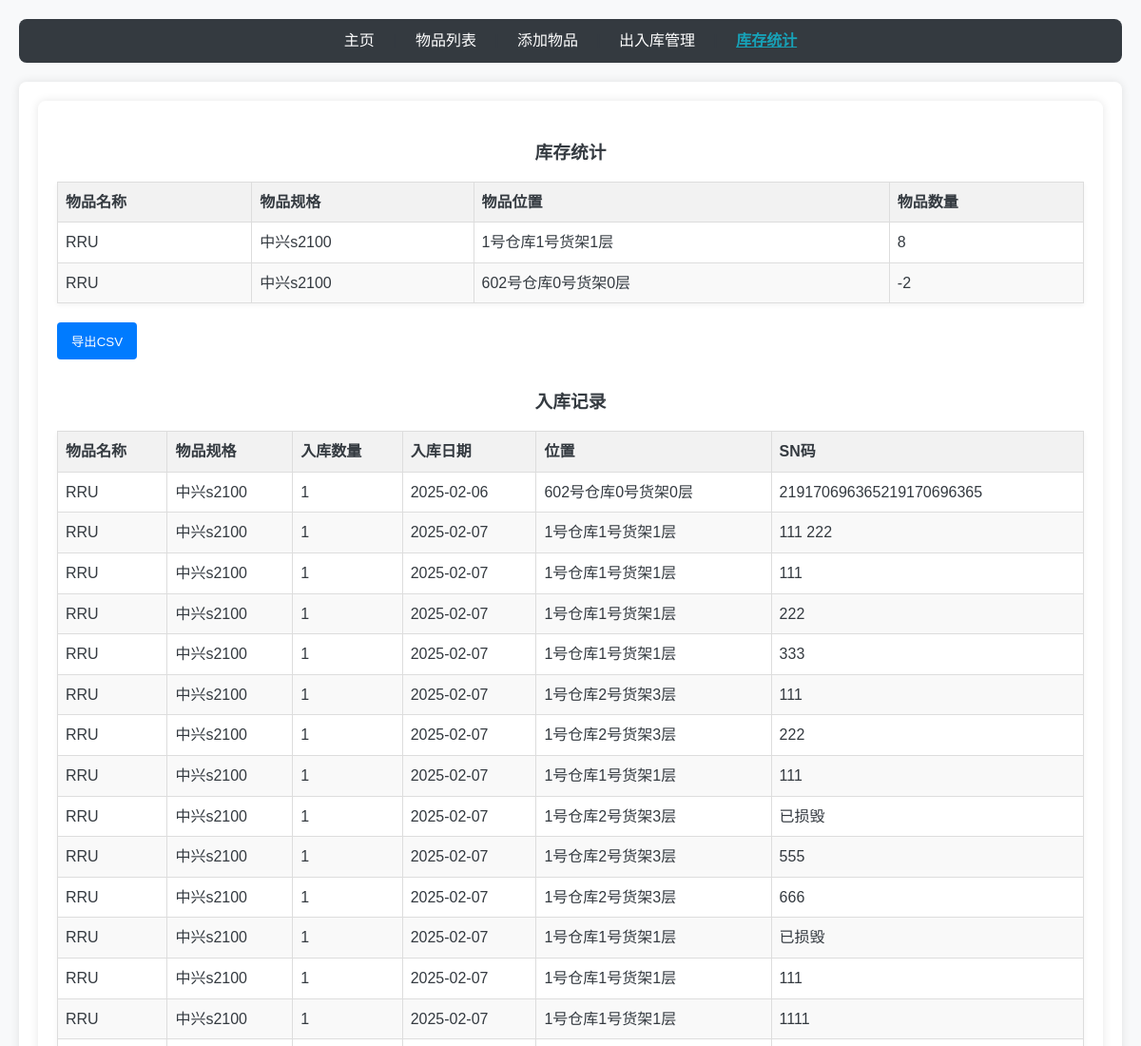
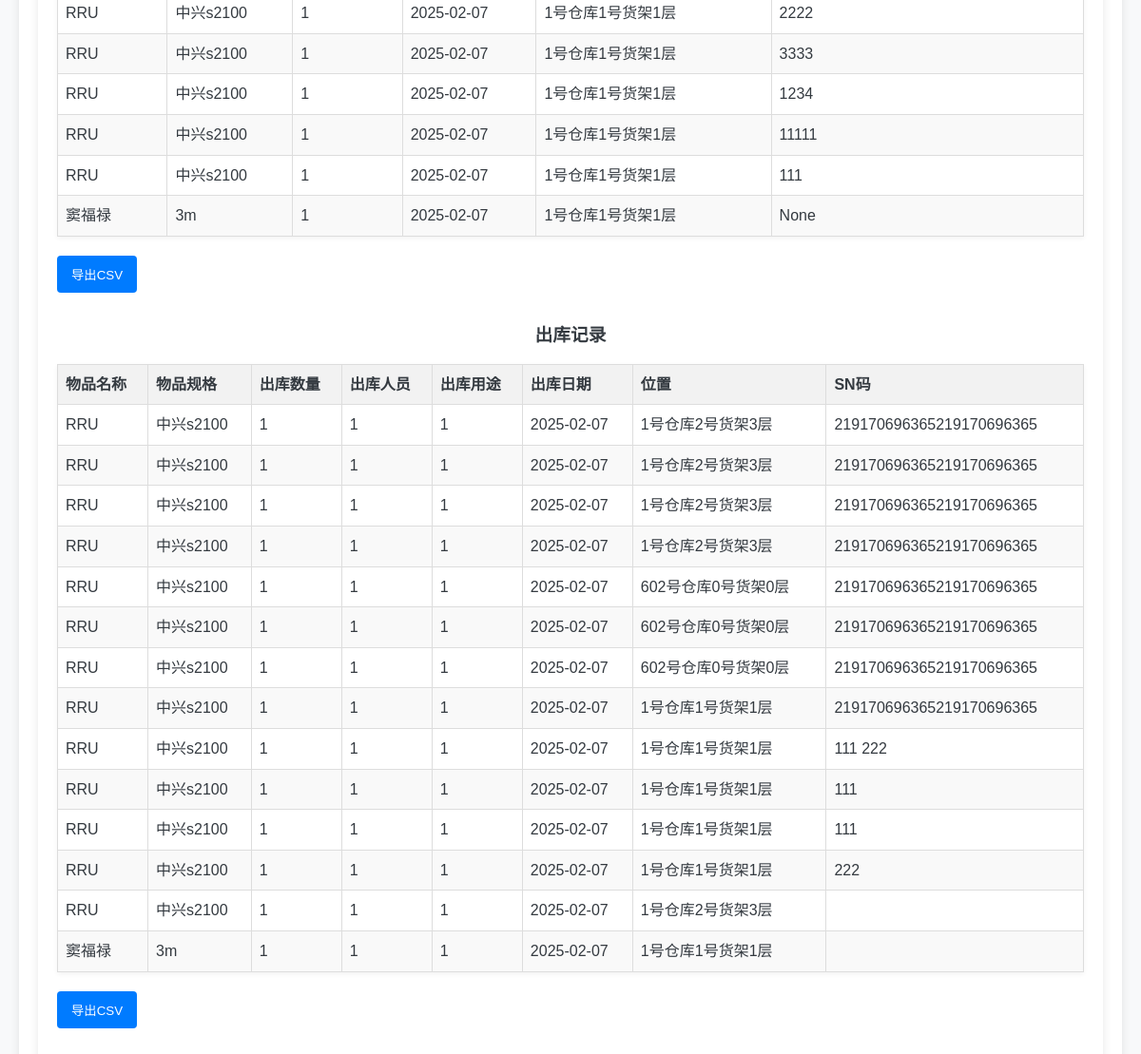
Page /stock_report on the committed database (2 pictures, top to bottom).
### tables this page shows
CREATE TABLE items (
    id INTEGER PRIMARY KEY AUTOINCREMENT,
    item_code TEXT NOT NULL,
    item_name TEXT NOT NULL,
    item_spec TEXT
);

CREATE TABLE inbound (
    id INTEGER PRIMARY KEY AUTOINCREMENT,
    item_id INTEGER NOT NULL,
    inbound_qty INTEGER NOT NULL,
    inbound_date DATE NOT NULL,
    location_id INTEGER NOT NULL,
    sn_code TEXT,
    FOREIGN KEY (item_id) REFERENCES items(id),
    FOREIGN KEY (location_id) REFERENCES locations(id)
);

CREATE TABLE locations (
    id INTEGER PRIMARY KEY AUTOINCREMENT,
    warehouse_number INTEGER NOT NULL,
    shelf_number INTEGER NOT NULL,
    layer_number INTEGER NOT NULL,
    UNIQUE (warehouse_number, shelf_number, layer_number)
);

CREATE TABLE outbound (
    id INTEGER PRIMARY KEY AUTOINCREMENT,
    item_id INTEGER NOT NULL,
    outbound_qty INTEGER NOT NULL,
    outbound_person TEXT NOT NULL,
    outbound_purpose TEXT NOT NULL,
    outbound_date DATE NOT NULL,
    location_id INTEGER NOT NULL,
    sn_code TEXT,
    FOREIGN KEY (item_id) REFERENCES items(id),
    FOREIGN KEY (location_id) REFERENCES locations(id)
);

### app.py (the view)
@app.route('/stock_report')
def stock_report():
    conn = get_db_connection()
    inventory = conn.execute('''
        SELECT
            items.item_name,
            items.item_spec,
            locations.warehouse_number || '号仓库' || locations.shelf_number || '号货架' || locations.layer_number || '层' AS location,
            SUM(COALESCE(inbound.inbound_qty, 0)) - COALESCE((
                SELECT SUM(COALESCE(outbound.outbound_qty, 0))
                FROM outbound
                WHERE outbound.item_id = items.id AND outbound.location_id = locations.id
            ), 0) AS stock
        FROM
            items
        LEFT JOIN
            inbound ON items.id = inbound.item_id
        LEFT JOIN
            locations ON inbound.location_id = locations.id
        GROUP BY
            items.item_name, items.item_spec, location
        HAVING
            stock != 0
        ORDER BY
            items.item_name, items.item_spec, location;
    ''').fetchall()
    inbound_records = conn.execute('''
        SELECT inbound.*, items.item_name, items.item_spec, locations.warehouse_number, locations.shelf_number, locations.layer_number, inbound.sn_code  -- 添加 sn_code
        FROM inbound
        JOIN items ON inbound.item_id = items.id
        JOIN locations ON inbound.location_id = locations.id
    ''').fetchall()
    outbound_records = conn.execute('''
        SELECT outbound.*, items.item_name, items.item_spec, outbound_person, outbound_purpose, outbound_date, locations.warehouse_number, locations.shelf_number, locations.layer_number, outbound.sn_code  -- 添加 sn_code
        FROM outbound
        JOIN items ON outbound.item_id = items.id
        JOIN locations ON outbound.location_id = locations.id
    ''').fetchall()
    conn.close()
    return render_template('stock_report.html', inventory=inventory, inbound_records=inbound_records, outbound_records=outbound_records)

### app.py (called while the page is built)
def get_db_connection():
    conn = sqlite3.connect(DATABASE)
    conn.row_factory = sqlite3.Row
    return conn

### templates/stock_report.html (shortened to what this page needs)
{% extends 'base.html' %}
{% block content %}
    <div class="content">
        <div class="report-container">
            <div class="report-section">
                <h3>库存统计</h3>
                <div class="table-container">
                    <table id="inventoryTable">
                        <thead>
                            <tr>
                                <th>物品名称</th>
                                <th>物品规格</th>
                                <th>物品位置</th>
                                <th>物品数量</th>
                            </tr>
                        </thead>
                        <tbody>
                            {% for item in inventory %}
                            <tr>
                                <td>{{ item.item_name }}</td>
                                <td>{{ item.item_spec }}</td>
                                <td>{{ item.location }}</td>
                                <td>{{ item.stock }}</td>
                            </tr>
                            {% endfor %}
                        </tbody>
                    </table>
                    <button class="export-button" onclick="exportTableToCSV('inventoryTable', 'inventory.csv')">导出CSV</button>
                </div>
            </div>
            <div class="report-section">
                <h3>入库记录</h3>
                <div class="table-container">
                    <table id="inboundTable">
                        <thead>
                            <tr>
                                <th>物品名称</th>
                                <th>物品规格</th>
                                <th>入库数量</th>
                                <th>入库日期</th>
                                <th>位置</th>
                                <th>SN码</th>
                            </tr>
                        </thead>
                        <tbody>
                            {% for record in inbound_records %}
                            <tr>
                                <td>{{ record.item_name }}</td>
                                <td>{{ record.item_spec }}</td>
                                <td>{{ record.inbound_qty }}</td>
                                <td>{{ record.inbound_date }}</td>
                                <td>{{ record.warehouse_number }}号仓库{{ record.shelf_number }}号货架{{ record.layer_number }}层</td>
                                <td>{{ record.sn_code }}</td>
                            </tr>
                            {% endfor %}
                        </tbody>
                    </table>
                    <button class="export-button" onclick="exportTableToCSV('inboundTable', 'inbound.csv')">导出CSV</button>
                </div>
            </div>
            <div class="report-section">
                <h3>出库记录</h3>
                <div class="table-container">
                    <table id="outboundTable">
                        <thead>
                            <tr>
                                <th>物品名称</th>
                                <th>物品规格</th>
                                <th>出库数量</th>
                                <th>出库人员</th>
                                <th>出库用途</th>
                                <th>出库日期</th>
                                <th>位置</th>
                                <th>SN码</th>
                            </tr>
                        </thead>
                        <tbody>
                            {% for record in outbound_records %}
                            <tr>
                                <td>{{ record.item_name }}</td>
                                <td>{{ record.item_spec }}</td>
                                <td>{{ record.outbound_qty }}</td>
                                <td>{{ record.outbound_person }}</td>
                                <td>{{ record.outbound_purpose }}</td>
                                <td>{{ record.outbound_date }}</td>
                                <td>{{ record.warehouse_number }}号仓库{{ record.shelf_number }}号货架{{ record.layer_number }}层</td>
                                <td>{{ record.sn_code }}</td>
                            </tr>
                            {% endfor %}
                        </tbody>
                    </table>
                    <button class="export-button" onclick="exportTableToCSV('outboundTable', 'outbound.csv')">导出CSV</button>
                </div>
            </div>
        </div>
    </div>
{% endblock %}

### templates/base.html (shortened to what this page needs)
<!DOCTYPE html>
<html>
<link href="https://cdnjs.cloudflare.com/ajax/libs/select2/4.0.13/css/select2.min.css" rel="stylesheet" />
<head>
    <link rel="stylesheet" href="{{ url_for('static', filename='style.css') }}">
</head>
<body>
    <nav>
        <a href="{{ url_for('index') }}" {% if request.endpoint == 'index' %}class="active"{% endif %}>主页</a> |
        <a href="{{ url_for('items') }}" {% if request.endpoint == 'items' %}class="active"{% endif %}>物品列表</a> |
        <a href="{{ url_for('add_item') }}" {% if request.endpoint == 'add_item' %}class="active"{% endif %}>添加物品</a> |
        <a href="{{ url_for('add_stock') }}" {% if request.endpoint == 'add_stock' %}class="active"{% endif %}>出入库管理</a> |
        <a href="{{ url_for('stock_report') }}" {% if request.endpoint == 'stock_report' %}class="active"{% endif %}>库存统计</a>
    </nav>
    <div class="content">
        {% block content %}{% endblock %}
    </div>
</body>
</html>

### static/style.css (style rules this page uses)
body { font-family: sans-serif; margin: 20px; background-color: #f8f9fa; color: #343a40; line-height: 1.6; }
nav { margin-bottom: 20px; background-color: #343a40; padding: 10px 0; text-align: center; border-radius: 8px; }
nav a { color: #fff; text-decoration: none; margin: 0 15px; transition: color 0.3s ease; }
nav a.active { font-weight: bold; color: #17a2b8; text-decoration: underline; }
.content { background-color: #fff; padding: 20px; border-radius: 8px; box-shadow: 0 0 10px rgba(0, 0, 0, 0.1); margin-bottom: 20px; }
table { border-collapse: collapse; width: 100%; margin-bottom: 20px; }
th, td { border: 1px solid #ccc; padding: 8px; text-align: left; }
th { background-color: #f2f2f2; font-weight: bold; }
button { background-color: #007bff; color: #fff; padding: 10px 15px; border: none; border-radius: 4px; cursor: pointer; transition: background-color 0.3s ease; }
table { width: 100%; border-collapse: collapse; margin-bottom: 20px; background-color: #fff; border: 1px solid #ddd; box-shadow: 0 2px 5px rgba(0,0,0,0.05); }
th, td { border: 1px solid #ddd; padding: 10px; text-align: left; }
th { background-color: #f8f9fa; font-weight: bold; color: #343a40; }
tr:nth-child(even) { background-color: #f9f9f9; }
.report-container { margin-top: 20px; }
.report-section { margin-bottom: 30px; }
.report-section h3 { text-align: center; margin-bottom: 15px; }
.report-section table { width: 100%; border-collapse: collapse; margin-top: 10px; }
.report-section th, .report-section td { border: 1px solid #ddd; padding: 8px; text-align: left; }
.report-section th { background-color: #f2f2f2; }

### rows in the picture
items: item_name "RRU", item_spec "中兴s2100", location "1号仓库1号货架1层", stock "8", location "602号仓库0号货架0层", stock "-2"
inbound: item_name "RRU", item_spec "中兴s2100", inbound_qty "1", inbound_date "2025-02-06", warehouse_number "602", shelf_number "0", layer_number "0", sn_code "219170696365219170696365"
inbound: item_name "RRU", item_spec "中兴s2100", inbound_qty "1", inbound_date "2025-02-07", warehouse_number "1", shelf_number "1", layer_number "1", sn_code "111 222"
inbound: item_name "RRU", item_spec "中兴s2100", inbound_qty "1", inbound_date "2025-02-07", warehouse_number "1", shelf_number "1", layer_number "1", sn_code "111"
inbound: item_name "RRU", item_spec "中兴s2100", inbound_qty "1", inbound_date "2025-02-07", warehouse_number "1", shelf_number "1", layer_number "1", sn_code "222"
inbound: item_name "RRU", item_spec "中兴s2100", inbound_qty "1", inbound_date "2025-02-07", warehouse_number "1", shelf_number "1", layer_number "1", sn_code "333"
inbound: item_name "RRU", item_spec "中兴s2100", inbound_qty "1", inbound_date "2025-02-07", warehouse_number "1", shelf_number "2", layer_number "3", sn_code "111"
inbound: item_name "RRU", item_spec "中兴s2100", inbound_qty "1", inbound_date "2025-02-07", warehouse_number "1", shelf_number "2", layer_number "3", sn_code "222"
inbound: item_name "RRU", item_spec "中兴s2100", inbound_qty "1", inbound_date "2025-02-07", warehouse_number "1", shelf_number "1", layer_number "1", sn_code "111"
inbound: item_name "RRU", item_spec "中兴s2100", inbound_qty "1", inbound_date "2025-02-07", warehouse_number "1", shelf_number "2", layer_number "3", sn_code "已损毁"
inbound: item_name "RRU", item_spec "中兴s2100", inbound_qty "1", inbound_date "2025-02-07", warehouse_number "1", shelf_number "2", layer_number "3", sn_code "555"
inbound: item_name "RRU", item_spec "中兴s2100", inbound_qty "1", inbound_date "2025-02-07", warehouse_number "1", shelf_number "2", layer_number "3", sn_code "666"
inbound: item_name "RRU", item_spec "中兴s2100", inbound_qty "1", inbound_date "2025-02-07", warehouse_number "1", shelf_number "1", layer_number "1", sn_code "已损毁"
inbound: item_name "RRU", item_spec "中兴s2100", inbound_qty "1", inbound_date "2025-02-07", warehouse_number "1", shelf_number "1", layer_number "1", sn_code "111"
inbound: item_name "RRU", item_spec "中兴s2100", inbound_qty "1", inbound_date "2025-02-07", warehouse_number "1", shelf_number "1", layer_number "1", sn_code "1111"
inbound: item_name "RRU", item_spec "中兴s2100", inbound_qty "1", inbound_date "2025-02-07", warehouse_number "1", shelf_number "1", layer_number "1", sn_code "2222"
inbound: item_name "RRU", item_spec "中兴s2100", inbound_qty "1", inbound_date "2025-02-07", warehouse_number "1", shelf_number "1", layer_number "1", sn_code "3333"
inbound: item_name "RRU", item_spec "中兴s2100", inbound_qty "1", inbound_date "2025-02-07", warehouse_number "1", shelf_number "1", layer_number "1", sn_code "1234"
inbound: item_name "RRU", item_spec "中兴s2100", inbound_qty "1", inbound_date "2025-02-07", warehouse_number "1", shelf_number "1", layer_number "1", sn_code "11111"
inbound: item_name "RRU", item_spec "中兴s2100", inbound_qty "1", inbound_date "2025-02-07", warehouse_number "1", shelf_number "1", layer_number "1", sn_code "111"
inbound: item_name "窦福禄", item_spec "3m", inbound_qty "1", inbound_date "2025-02-07", warehouse_number "1", shelf_number "1", layer_number "1", sn_code "None"
outbound: item_name "RRU", item_spec "中兴s2100", outbound_qty "1", outbound_person "1", outbound_purpose "1", outbound_date "2025-02-07", warehouse_number "1", shelf_number "2", layer_number "3", sn_code "219170696365219170696365"
outbound: item_name "RRU", item_spec "中兴s2100", outbound_qty "1", outbound_person "1", outbound_purpose "1", outbound_date "2025-02-07", warehouse_number "1", shelf_number "2", layer_number "3", sn_code "219170696365219170696365"
outbound: item_name "RRU", item_spec "中兴s2100", outbound_qty "1", outbound_person "1", outbound_purpose "1", outbound_date "2025-02-07", warehouse_number "1", shelf_number "2", layer_number "3", sn_code "219170696365219170696365"
outbound: item_name "RRU", item_spec "中兴s2100", outbound_qty "1", outbound_person "1", outbound_purpose "1", outbound_date "2025-02-07", warehouse_number "1", shelf_number "2", layer_number "3", sn_code "219170696365219170696365"
outbound: item_name "RRU", item_spec "中兴s2100", outbound_qty "1", outbound_person "1", outbound_purpose "1", outbound_date "2025-02-07", warehouse_number "602", shelf_number "0", layer_number "0", sn_code "219170696365219170696365"
outbound: item_name "RRU", item_spec "中兴s2100", outbound_qty "1", outbound_person "1", outbound_purpose "1", outbound_date "2025-02-07", warehouse_number "602", shelf_number "0", layer_number "0", sn_code "219170696365219170696365"
outbound: item_name "RRU", item_spec "中兴s2100", outbound_qty "1", outbound_person "1", outbound_purpose "1", outbound_date "2025-02-07", warehouse_number "602", shelf_number "0", layer_number "0", sn_code "219170696365219170696365"
outbound: item_name "RRU", item_spec "中兴s2100", outbound_qty "1", outbound_person "1", outbound_purpose "1", outbound_date "2025-02-07", warehouse_number "1", shelf_number "1", layer_number "1", sn_code "219170696365219170696365"
outbound: item_name "RRU", item_spec "中兴s2100", outbound_qty "1", outbound_person "1", outbound_purpose "1", outbound_date "2025-02-07", warehouse_number "1", shelf_number "1", layer_number "1", sn_code "111 222"
outbound: item_name "RRU", item_spec "中兴s2100", outbound_qty "1", outbound_person "1", outbound_purpose "1", outbound_date "2025-02-07", warehouse_number "1", shelf_number "1", layer_number "1", sn_code "111"
outbound: item_name "RRU", item_spec "中兴s2100", outbound_qty "1", outbound_person "1", outbound_purpose "1", outbound_date "2025-02-07", warehouse_number "1", shelf_number "1", layer_number "1", sn_code "111"
outbound: item_name "RRU", item_spec "中兴s2100", outbound_qty "1", outbound_person "1", outbound_purpose "1", outbound_date "2025-02-07", warehouse_number "1", shelf_number "1", layer_number "1", sn_code "222"
outbound: item_name "RRU", item_spec "中兴s2100", outbound_qty "1", outbound_person "1", outbound_purpose "1", outbound_date "2025-02-07", warehouse_number "1", shelf_number "2", layer_number "3"
outbound: item_name "窦福禄", item_spec "3m", outbound_qty "1", outbound_person "1", outbound_purpose "1", outbound_date "2025-02-07", warehouse_number "1", shelf_number "1", layer_number "1"
